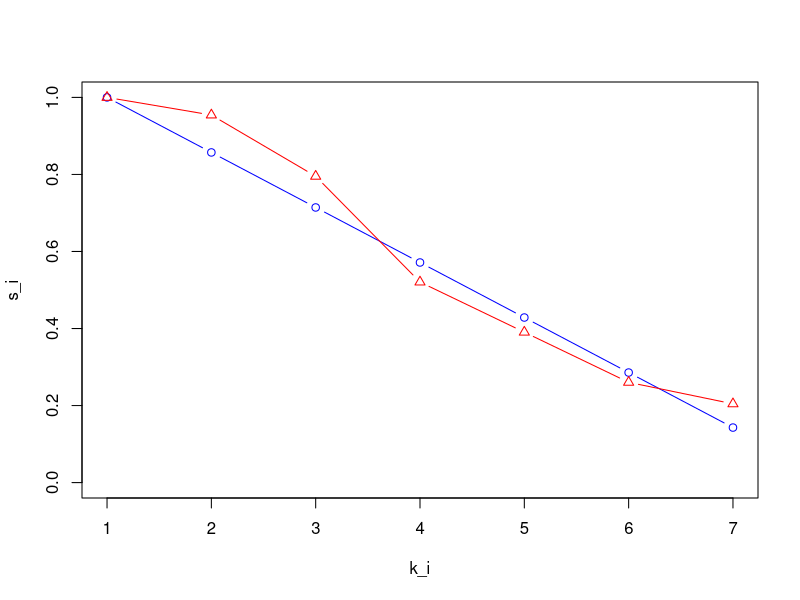
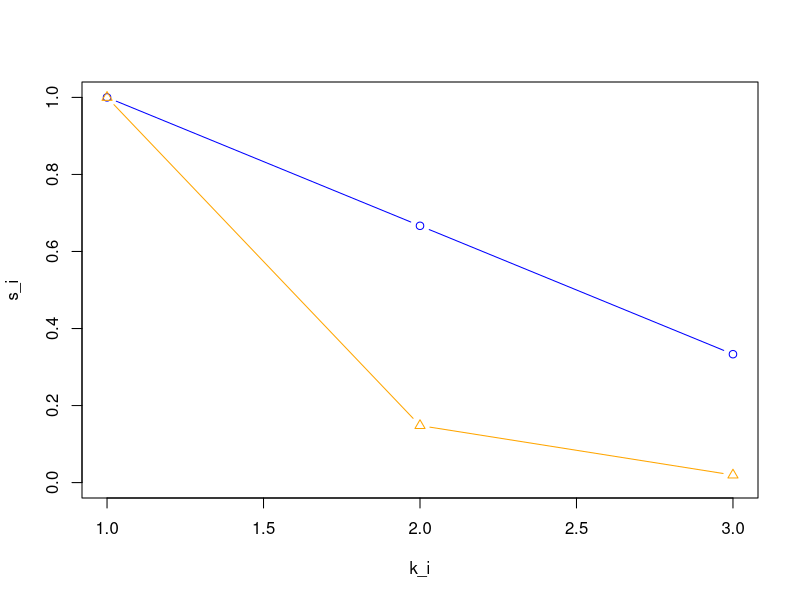

These charts were generated, in order, by the following R code:
OGs <- function(n,k_i) {
  return((n+1-k_i)/n)
}

OGs_mod <- function(n,k_i,p_t) {
  return( (n+1-k_i)/n*1/(p_t) )
}

P1 <- matrix(c(1, 2, 3,0.0333,0.15,0.5667), nrow = 2, ncol = 3,byrow = TRUE)

P2 <- matrix(c(1,2,3,4,5,6,7,0.167,0.15,0.15,0.1833,0.1833,0.1833,0.1167),nrow = 2,ncol=7,byrow = TRUE)

data_P1_OGs <- OGs(3,P1[1,])
data_P1_OGs_mod <- OGs_mod(3,P1[1,],P1[2,])

data_P2_OGs <- OGs(7,P2[1,])
data_P2_OGs_mod <- OGs_mod(7,P2[1,],P2[2,])


plot(P2[1,], data_P2_OGs, type = "b", pch = 1, col = "blue", xlab = "k_i", ylab = "s_i",ylim = c(0,1))
lines(P2[1,], data_P2_OGs_mod/max(data_P2_OGs_mod), type = "b", pch = 2, col = "red")

plot(P1[1,], data_P1_OGs, type = "b", pch = 1, col = "blue", xlab = "k_i", ylab = "s_i",ylim = c(0,1))
lines(P1[1,], data_P1_OGs_mod/max(data_P1_OGs_mod), type = "b", pch = 2, col = "orange")